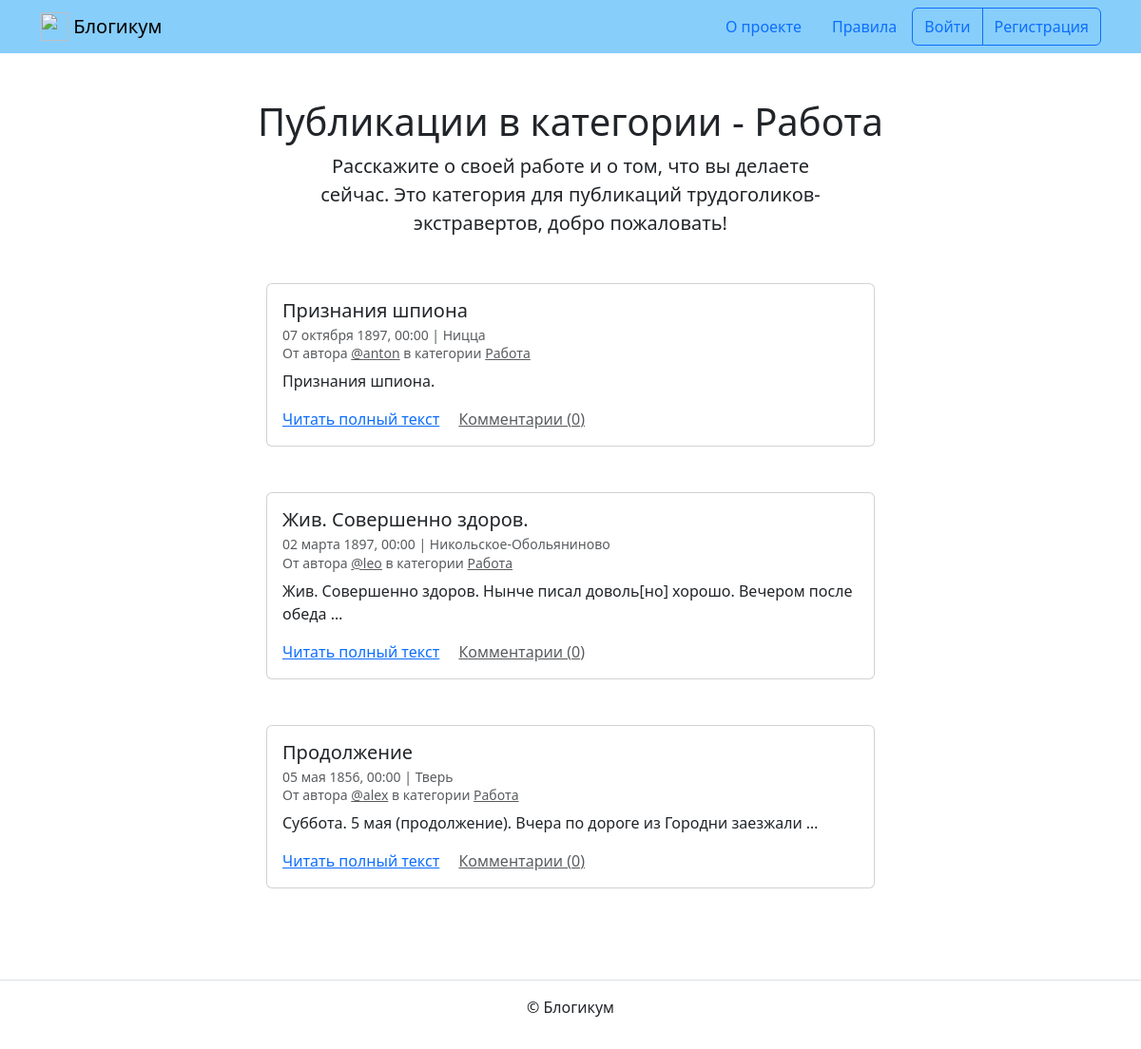
Page /category/work/ on the committed database.
### blog/models.py (models this page shows, shortened)
class CreatedPublishedModel(models.Model):
    is_published = models.BooleanField(
        'Опубликовано',
        default=True,
        help_text='Снимите галочку, чтобы скрыть публикацию.'
    )
    created_at = models.DateTimeField(
        'Добавлено',
        auto_now_add=True
    )
    class Meta:
        abstract = True

class Category(CreatedPublishedModel):
    title = models.CharField(
        'Заголовок',
        max_length=256
    )
    description = models.TextField(
        'Описание'
    )
    slug = models.SlugField(
        'Идентификатор',
        unique=True,
        help_text=('Идентификатор страницы для URL; '
                   'разрешены символы латиницы, цифры, дефис и подчёркивание.')
    )
    class Meta:
        verbose_name = 'категория'
        verbose_name_plural = 'Категории'

class Post(CreatedPublishedModel):
    title = models.CharField(
        'Заголовок',
        max_length=256
    )
    text = models.TextField(
        'Текст'
    )
    pub_date = models.DateTimeField(
        'Дата и время публикации',
        help_text=('Если установить дату и время в будущем — '
                   'можно делать отложенные публикации.')
    )
    author = models.ForeignKey(
        User,
        on_delete=models.CASCADE,
        verbose_name='Автор публикации',
        related_name='posts'
    )
    location = models.ForeignKey(
        'Location',
        on_delete=models.SET_NULL,
        null=True,
        blank=True,
        verbose_name='Местоположение',
        related_name='posts'
    )
    category = models.ForeignKey(
        'Category',
        on_delete=models.SET_NULL,
        null=True,
        verbose_name='Категория',
        related_name='posts'
    )
    image = models.ImageField(
        'Фото',
        upload_to='posts_images',
        blank=True
    )
    published_posts = PostManager()
    objects = models.Manager()
    class Meta:
        verbose_name = 'публикация'
        verbose_name_plural = 'Публикации'
        ordering = ('-pub_date', )

class Location(CreatedPublishedModel):
    name = models.CharField(
        'Название места',
        max_length=256
    )
    class Meta:
        verbose_name = 'местоположение'
        verbose_name_plural = 'Местоположения'

### blog/views.py (the view)
class CategoryListView(
    ListView
):
    template_name = 'blog/category.html'
    paginate_by = settings.COUNT_POSTS
    def get_queryset(self):
        category = get_object_or_404(
            Category,
            slug=self.kwargs['category_slug'],
            is_published=True
        )
        posts = category.posts.select_related(
            'author',
            'location',
            'category'
        ).filter(
            is_published=True,
            pub_date__lt=timezone.now(),
        ).annotate(
            comment_count=Count("comments")
        ).order_by(
            '-pub_date'
        )
        return posts
    def get_context_data(self, **kwargs):
        context = super().get_context_data(**kwargs)
        context["category"] = get_object_or_404(
            Category,
            slug=self.kwargs['category_slug'],
            is_published=True
        )
        return context

### blog/models.py (called while the page is built)
    def get_queryset(self):
        return super().get_queryset().filter(
            is_published=True,
            category__is_published=True,
            pub_date__lt=timezone.now()
        )

### templates/blog/category.html (shortened to what this page needs)
{% extends "base.html" %}
{% block content %}
  <h1 class="text-center">Публикации в категории - {{ category.title }}</h1>
  <p class="col-6 offset-3 mb-5 lead text-center">{{ category.description }}</p>
  {% for post in page_obj %}
    <article class="mb-5">
      {% include "includes/post_card.html" %}
    </article>
  {% endfor %}
{% endblock %}

### templates/includes/post_card.html (shortened to what this page needs)
<div class="col d-flex justify-content-center">
  <div class="card" style="width: 40rem;">
    <div class="card-body">
      <h5 class="card-title">{{ post.title }}</h5>
      <h6 class="card-subtitle mb-2 text-muted">
        <small>
          {{ post.pub_date|date:"d E Y, H:i" }} | {% if post.location and post.location.is_published %}{{ post.location.name }}{% else %}Планета Земля{% endif %}<br>
          От автора <a class="text-muted" href="{% url 'blog:profile' post.author %}">@{{ post.author.username }}</a> в
          категории {% include "includes/category_link.html" %}
        </small>
      </h6>
      <p class="card-text">{{ post.text|truncatewords:10 }}</p>
      <a href="{% url 'blog:post_detail' post.id %}" class="card-link">Читать полный текст</a>
      <a href="{% url 'blog:post_detail' post.id %}" class="card-link text-muted">Комментарии ({{ post.comment_count }})</a>
    </div>
  </div>
</div>

### templates/includes/category_link.html
<a class="text-muted" href="{% url 'blog:category_posts' post.category.slug %}">
  {{ post.category.title }}
</a>

### rows in the picture
Category: title "Работа", description "Расскажите о своей работе и о том, что вы делаете сейчас. Это категория для публикаций трудоголиков-экстравертов, добро пожаловать!"
Post: title "Признания шпиона", pub_date "07 октября 1897, 00:00", location.name "Ницца", author.username "anton", category "Работа", text "Признания шпиона.", comment_count "0"
Post: title "Жив. Совершенно здоров.", pub_date "02 марта 1897, 00:00", location.name "Никольское-Обольяниново", author.username "leo", category "Работа", text "Жив. Совершенно здоров. Нынче писал доволь[но] хорошо. Вечером после обеда …", comment_count "0"
Post: title "Продолжение", pub_date "05 мая 1856, 00:00", location.name "Тверь", author.username "alex", category "Работа", text "Суббота. 5 мая (продолжение). Вчера по дороге из Городни заезжали …", comment_count "0"
